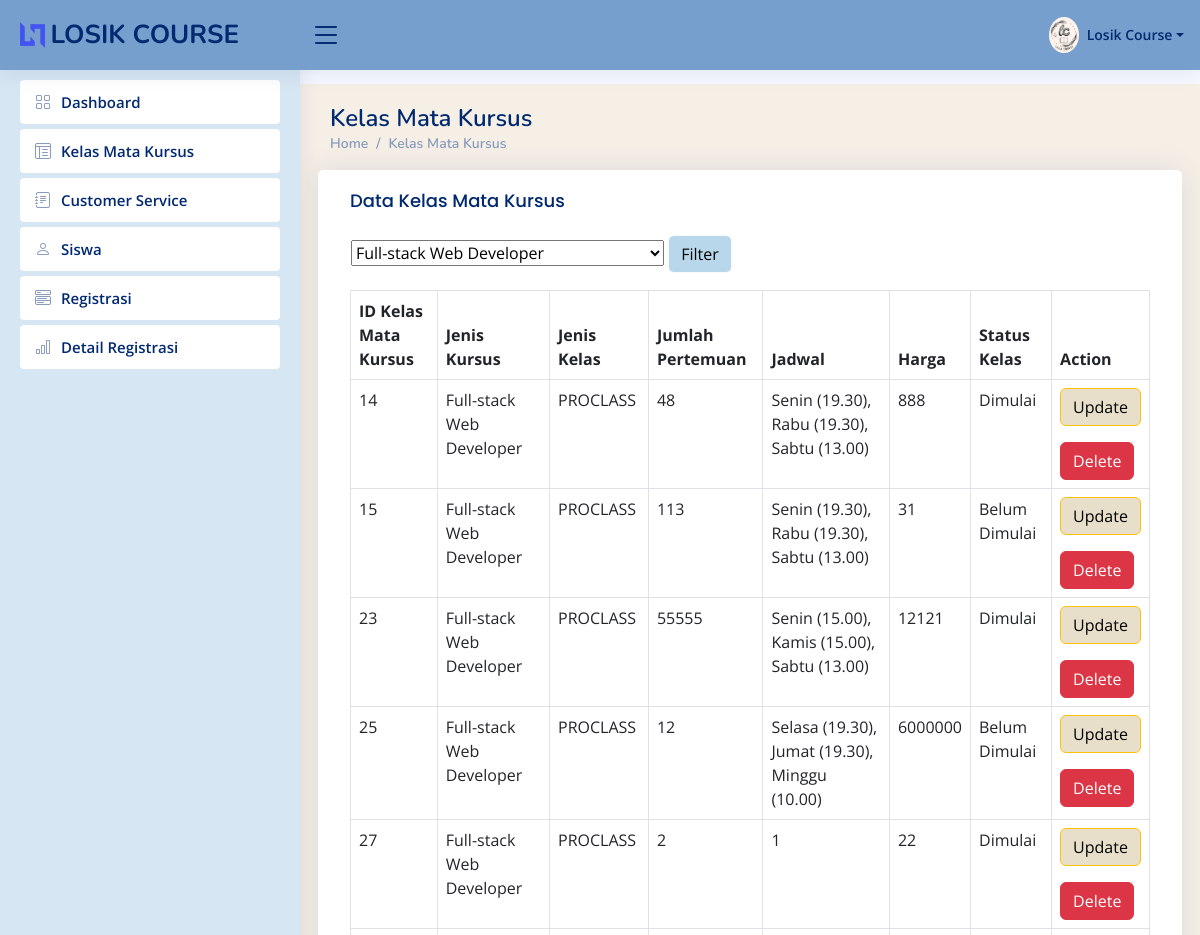
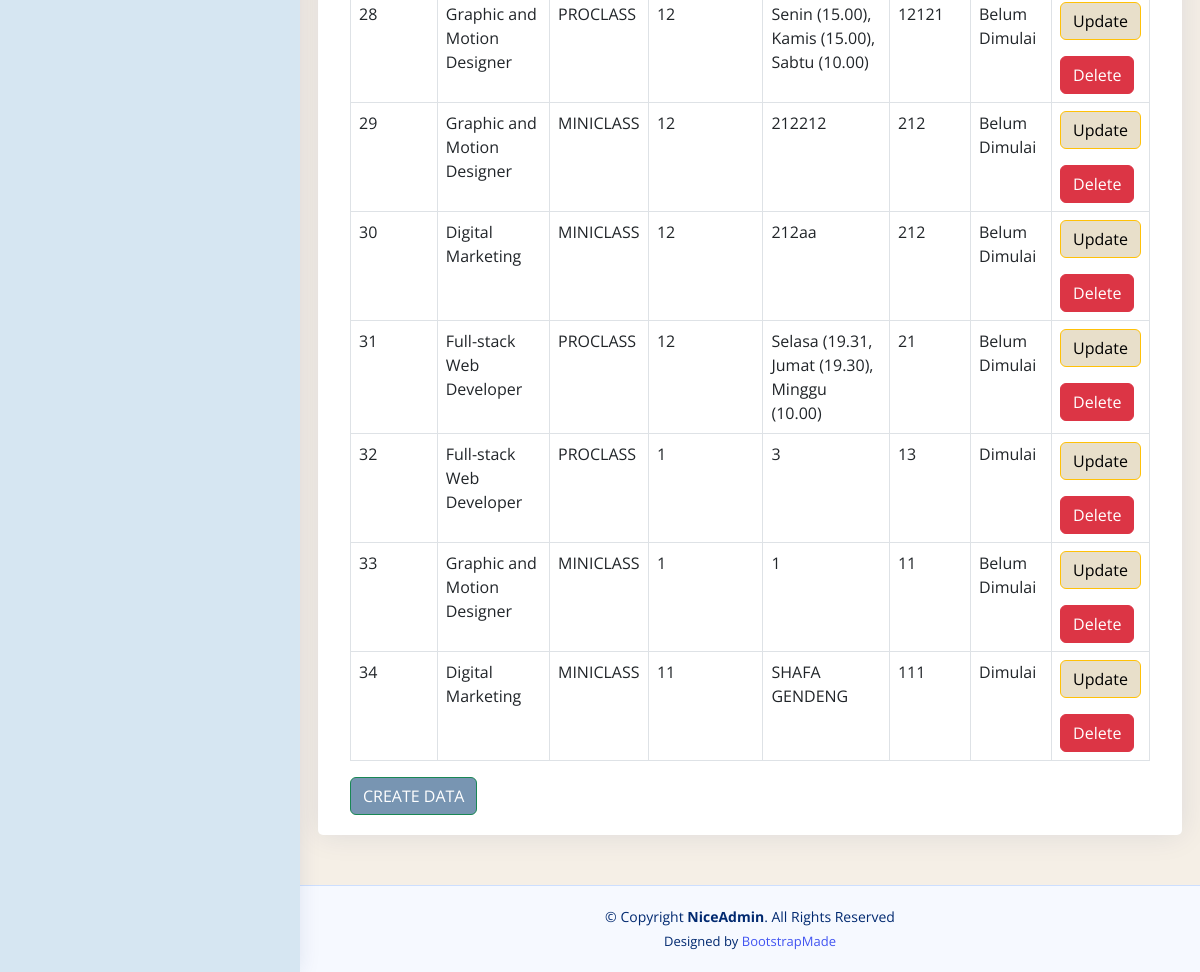
The page /kelasmatakursus on the database its author committed (2 pictures, top to bottom).
### app/models.py (models this page shows, shortened)
class Kelas_Mata_Kursus(models.Model):
    Id_Kelas_Mata_Kursus = models.AutoField(primary_key=True)
    Jenis_Kursus = models.CharField(max_length=70)
    Jenis_Kelas = models.CharField(max_length=50)
    Jumlah_Pertemuan = models.PositiveIntegerField()
    Jadwal = models.CharField(max_length=100)
    Harga = models.PositiveIntegerField()
    Status_Kelas = models.CharField(max_length=30)

### app/views.py (the view, shortened to what this page needs)
# urls.py: path('kelasmatakursus', views.kelasmatakursus,name='kelasmatakursus'),
def kelasmatakursus(request):
    if request.method == "GET":
        allkelasmatakursusobj = models.Kelas_Mata_Kursus.objects.all()
        filterkelasmatakursusobj = models.Kelas_Mata_Kursus.objects.all()
        return render(request, 'kelasmatakursusy.html', {
            "allkelasmatakursus" : allkelasmatakursusobj, "filterkelasmatakursusobj" : filterkelasmatakursusobj,
        })

### app/templates/kelasmatakursusy.html (shortened to what this page needs)
{%load static%}
<!DOCTYPE html>
<html lang="en">
<head>{% static '
  <link href="{% static 'assets/vendor/bootstrap/css/bootstrap.min.css'%}" rel="stylesheet">
  <link href="{% static 'assets/vendor/bootstrap-icons/bootstrap-icons.css'%}" rel="stylesheet">
  <link href="{% static 'assets/vendor/boxicons/css/boxicons.min.css'%}" rel="stylesheet">
  <link href="{% static 'assets/vendor/quill/quill.snow.css'%}" rel="stylesheet">
  <link href="{% static 'assets/vendor/quill/quill.bubble.css'%}" rel="stylesheet">
  <link href="{% static 'assets/vendor/remixicon/remixicon.css'%}" rel="stylesheet">
  <link href="{% static 'assets/vendor/simple-datatables/style.css'%}" rel="stylesheet">
  <link href="{% static 'assets/css/style.css'%}" rel="stylesheet">
</head>
<body>
  <header id="header" class="header fixed-top d-flex align-items-center">
    <div class="d-flex align-items-center justify-content-between">
      <a href="{% url 'dashboard' %}" class="logo d-flex align-items-center">
        <img src="{% static 'assets/img/logo.png'%}" alt="">
        <span class="d-none d-lg-block">LOSIK COURSE</span>
      </a>
      <i class="bi bi-list toggle-sidebar-btn"></i>
    </div>
    <nav class="header-nav ms-auto">
      <ul class="d-flex align-items-center">
        <li class="nav-item dropdown pe-3">
          <a class="nav-link nav-profile d-flex align-items-center pe-0" href="#" data-bs-toggle="dropdown">
            <img src="{% static 'assets/img/losik.jpg'%}" alt="Profile" class="rounded-circle">
            <span class="d-none d-md-block dropdown-toggle ps-2">Losik Course</span>
          </a>
        </li>
      </ul>
    </nav>
  </header>
  <aside id="sidebar" class="sidebar">
    <ul class="sidebar-nav" id="sidebar-nav">
      <li class="nav-item">
        <a class="nav-link collapsed" href="{%url 'dashboard'%}">
          <i class="bi bi-grid"></i>
          <span>Dashboard</span>
        </a>
      </li>
      <li class="nav-item">
        <a class="nav-link collapsed" href="{%url 'kelasmatakursus'%}">
          <i class="bi bi-layout-text-window-reverse"></i>
          <span>Kelas Mata Kursus</span>
        </a>
      </li>
      <li class="nav-item">
        <a class="nav-link collapsed" href="{%url 'CustomerService'%}"">
          <i class="bi bi-journal-text"></i>
          <span>Customer Service</span>
        </a>
      </li>
      <li class="nav-item">
        <a class="nav-link collapsed" href="{%url 'siswa'%}"">
          <i class="bi bi-person"></i>
          <span>Siswa</span>
        </a>
      </li>
      <li class="nav-item">
        <a class="nav-link collapsed" href="{%url 'registrasi'%}"">
          <i class="bi bi-menu-button-wide"></i>
          <span>Registrasi</span>
        </a>
      </li>
      <li class="nav-item">
        <a class="nav-link collapsed" href="{%url 'DetailRegistrasi'%}">
          <i class="bi bi-bar-chart"></i>
          <span>Detail Registrasi</span>
        </a>
      </li>
  </aside>
  <main id="main" class="main">
      <div class="pagetitle">
        <h1>Kelas Mata Kursus</h1>
        <nav>
          <ol class="breadcrumb">
            <li class="breadcrumb-item"><a href="{% url 'dashboard' %}">Home</a></li>
            <li class="breadcrumb-item">Kelas Mata Kursus</li>
          </ol>
        </nav>
      </div>
      <section class="section">
        <div class="row">
            <div class="card">
              <div class="card-body">
                <h5 class="card-title">Data Kelas Mata Kursus</h5>
                <form action="" method = "POST">
                  <table>
                      <td>
                          <select name="filterkelas" id="">
                              <option value="Full-stack Web Developer">Full-stack Web Developer</option>
                          </select>
                          <button type="submit" class="btn btn-light" style="background-color:#b9d7ea;">Filter</button>
                      </td>
                  </table>
                </form>
                <table class="table table-bordered">
                  <thead>
                    <tr>
                        <th>ID Kelas Mata Kursus </th>
                        <th>Jenis Kursus</th>
                        <th>Jenis Kelas</th>
                        <th>Jumlah Pertemuan</th>
                        <th>Jadwal</th>
                        <th>Harga</th>
                        <th>Status Kelas</th>
                        <th>Action</th>
                    </tr>
                  </thead>
                  <tbody>
                    {% for item in allkelasmatakursus %}
                    <tr class="odd gradeX">
                        <td>{{ item.Id_Kelas_Mata_Kursus}}</td>
                        <td>{{ item.Jenis_Kursus}}</td>
                        <td>{{ item.Jenis_Kelas }}</td>
                        <td>{{ item.Jumlah_Pertemuan }}</td>
                        <td>{{ item.Jadwal }}</td>
                        <td>{{ item.Harga }}</td>
                        <td>{{ item.Status_Kelas }}</td>
                        <td>
                            <a href="{%url 'updatekelasmatakursus' item.Id_Kelas_Mata_Kursus %}" ><button style="background-color: #e8dfca" class="btn btn-warning">Update</button></a>
                            <a href="{%url 'deletekelasmatakursus' item.Id_Kelas_Mata_Kursus %}" ><button  class="btn btn-danger">Delete</button></a>
                        </td>
                    </tr>
                    {% endfor %}
                  </tbody>
                </table>
              <a href="{% url 'createkelasmatakursus' %}">
                  <button class="btn btn-success" style="background-color:#7895b2;">
                      CREATE DATA
                  </button>
              </a>
              </div>
            </div>
          </div>
      </section>
  </main>
  <footer id="footer" class="footer">
    <div class="copyright">
      &copy; Copyright <strong><span>NiceAdmin</span></strong>. All Rights Reserved
    </div>
    <div class="credits">
      Designed by <a href="https://bootstrapmade.com/">BootstrapMade</a>
    </div>
  </footer>
</body>
</html>

### static/assets/css/style.css (style rules this page uses)
:root { scroll-behavior: smooth; }
body { font-family: "Open Sans", sans-serif; background: #f6f9ff; color: #444444; }
a { color: #4154f1; text-decoration: none; }
h1, h2, h3, h4, h5, h6 { font-family: "Nunito", sans-serif; }
#main { margin-top: 60px; padding: 20px 30px; transition: all 0.3s; background-color: #f5efe6; }
.pagetitle { margin-bottom: 10px; }
.pagetitle h1 { font-size: 24px; margin-bottom: 0; font-weight: 600; color: #012970; }
.card { margin-bottom: 30px; border: none; border-radius: 5px; box-shadow: 0px 0 30px rgba(1, 41, 112, 0.1); }
.card-title { padding: 20px 0 15px 0; font-size: 18px; font-weight: 500; color: #012970; font-family: "Poppins", sans-serif; }
.card-body { padding: 0 20px 20px 20px; }
.breadcrumb { font-size: 14px; font-family: "Nunito", sans-serif; color: #899bbd; font-weight: 600; }
.breadcrumb a { color: #899bbd; transition: 0.3s; }
.breadcrumb .breadcrumb-item::before { color: #899bbd; }
.logo { line-height: 1; }
@media (min-width: 1200px) { .logo { width: 280px; } }
.logo img { max-height: 26px; margin-right: 6px; }
.logo span { font-size: 26px; font-weight: 700; color: #012970; font-family: "Nunito", sans-serif; }
.header { transition: all 0.5s; z-index: 997; height: 70px; box-shadow: 0px 2px 20px rgba(1, 41, 112, 0.1); background-color: #769fcd; padding-left: 20px; }
.header .toggle-sidebar-btn { font-size: 32px; padding-left: 10px; cursor: pointer; color: #012970; }
.header-nav ul { list-style: none; }
.header-nav>ul { margin: 0; padding: 0; }
.header-nav .nav-profile { color: #012970; }
.header-nav .nav-profile img { max-height: 36px; }
.header-nav .nav-profile span { font-size: 14px; font-weight: 600; }
.sidebar { position: fixed; top: 60px; left: 0; bottom: 0; width: 300px; z-index: 996; transition: all 0.3s; padding: 20px; overflow-y: auto; scrollbar-width: thin; scrollbar-color: #aab7cf transparent; box-shadow: 0px 0px 20px rgba(1, 41, 112, 0.1); background-color: #d6e6f2; }
@media (min-width: 1200px) { #main, #footer { margin-left: 300px; } }
.sidebar-nav { padding: 0; margin: 0; list-style: none; }
.sidebar-nav li { padding: 0; margin: 0; list-style: none; }
.sidebar-nav .nav-item { margin-bottom: 5px; }
.sidebar-nav .nav-link { display: flex; align-items: center; font-size: 15px; font-weight: 600; color: #4154f1; transition: 0.3; background: #f6f9ff; padding: 10px 15px; border-radius: 4px; }
.sidebar-nav .nav-link i { font-size: 16px; margin-right: 10px; color: #4154f1; }
.sidebar-nav .nav-link.collapsed { color: #012970; background: #fff; }
.sidebar-nav .nav-link.collapsed i { color: #899bbd; }
.footer { padding: 20px 0; font-size: 14px; transition: all 0.3s; border-top: 1px solid #cddfff; }
.footer .copyright { text-align: center; color: #012970; }
.footer .credits { padding-top: 5px; text-align: center; font-size: 13px; color: #012970; }

### rows shown on the page
Kelas_Mata_Kursus: Id_Kelas_Mata_Kursus "14", Jenis_Kursus "Full-stack Web Developer", Jenis_Kelas "PROCLASS", Jumlah_Pertemuan "48", Jadwal "Senin (19.30), Rabu (19.30), Sabtu (13.00)", Harga "888", Status_Kelas "Dimulai"
Kelas_Mata_Kursus: Id_Kelas_Mata_Kursus "15", Jenis_Kursus "Full-stack Web Developer", Jenis_Kelas "PROCLASS", Jumlah_Pertemuan "113", Jadwal "Senin (19.30), Rabu (19.30), Sabtu (13.00)", Harga "31", Status_Kelas "Belum Dimulai"
Kelas_Mata_Kursus: Id_Kelas_Mata_Kursus "23", Jenis_Kursus "Full-stack Web Developer", Jenis_Kelas "PROCLASS", Jumlah_Pertemuan "55555", Jadwal "Senin (15.00), Kamis (15.00), Sabtu (13.00)", Harga "12121", Status_Kelas "Dimulai"
Kelas_Mata_Kursus: Id_Kelas_Mata_Kursus "25", Jenis_Kursus "Full-stack Web Developer", Jenis_Kelas "PROCLASS", Jumlah_Pertemuan "12", Jadwal "Selasa (19.30), Jumat (19.30), Minggu (10.00)", Harga "6000000", Status_Kelas "Belum Dimulai"
Kelas_Mata_Kursus: Id_Kelas_Mata_Kursus "27", Jenis_Kursus "Full-stack Web Developer", Jenis_Kelas "PROCLASS", Jumlah_Pertemuan "2", Jadwal "1", Harga "22", Status_Kelas "Dimulai"
Kelas_Mata_Kursus: Id_Kelas_Mata_Kursus "28", Jenis_Kursus "Graphic and Motion Designer", Jenis_Kelas "PROCLASS", Jumlah_Pertemuan "12", Jadwal "Senin (15.00), Kamis (15.00), Sabtu (10.00)", Harga "12121", Status_Kelas "Belum Dimulai"
Kelas_Mata_Kursus: Id_Kelas_Mata_Kursus "29", Jenis_Kursus "Graphic and Motion Designer", Jenis_Kelas "MINICLASS", Jumlah_Pertemuan "12", Jadwal "212212", Harga "212", Status_Kelas "Belum Dimulai"
Kelas_Mata_Kursus: Id_Kelas_Mata_Kursus "30", Jenis_Kursus "Digital Marketing", Jenis_Kelas "MINICLASS", Jumlah_Pertemuan "12", Jadwal "212aa", Harga "212", Status_Kelas "Belum Dimulai"
Kelas_Mata_Kursus: Id_Kelas_Mata_Kursus "31", Jenis_Kursus "Full-stack Web Developer", Jenis_Kelas "PROCLASS", Jumlah_Pertemuan "12", Jadwal "Selasa (19.31, Jumat (19.30), Minggu (10.00)", Harga "21", Status_Kelas "Belum Dimulai"
Kelas_Mata_Kursus: Id_Kelas_Mata_Kursus "32", Jenis_Kursus "Full-stack Web Developer", Jenis_Kelas "PROCLASS", Jumlah_Pertemuan "1", Jadwal "3", Harga "13", Status_Kelas "Dimulai"
Kelas_Mata_Kursus: Id_Kelas_Mata_Kursus "33", Jenis_Kursus "Graphic and Motion Designer", Jenis_Kelas "MINICLASS", Jumlah_Pertemuan "1", Jadwal "1", Harga "11", Status_Kelas "Belum Dimulai"
Kelas_Mata_Kursus: Id_Kelas_Mata_Kursus "34", Jenis_Kursus "Digital Marketing", Jenis_Kelas "MINICLASS", Jumlah_Pertemuan "11", Jadwal "SHAFA GENDENG", Harga "111", Status_Kelas "Dimulai"
